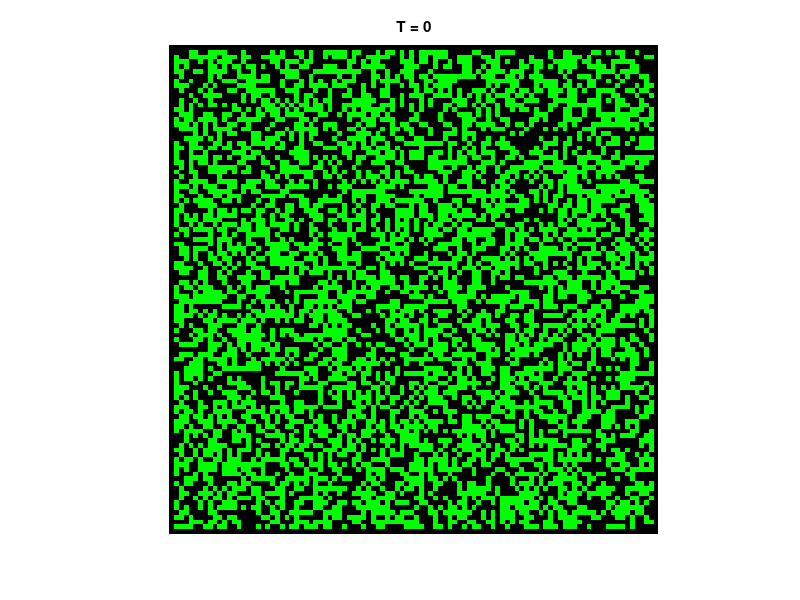

Source code (MATLAB): (Note: this script raises an error after producing the figure.)
% 元胞自动机 
% 森林火灾模型规则:
% (1) 正在燃烧的树变成空格位;
% (2) 如果绿树格位的最近邻居中有一个树在燃烧, 则它依概率 q 变成正在燃烧的树;
% (3) 在空格位, 树以概率 p 生长;
% (4) 在最近的邻居中没有正在燃烧的树的情况下树在每一时步以概率 f (闪电) 变为正在燃烧的树.
% 参考文献: 祝玉学, 赵学龙译, <<物理系统的元胞自动机模拟>>, P23
% S == 2 燃烧
% S == 1 绿树
% S == 0 已燃
clear, clc, close all;
figure;
p = 0.00001;
q = 0.7;
f = 0.005;
M = 100;	% 森林边长
rng('default');
rng('shuffle');
S = randi([0, 1], M);	% 随机初始化森林状态
Sk = zeros(M + 2);
Sk(2 : M + 1, 2 : M + 1) = S;	% 加边开始的森林初值 这是为了使边界上的元胞使用一样的判定规则
% 红色表示正在燃烧(S中等于2的位置) 
% 绿色表示绿树(S中等于1的位置) 
% 黑色表示空格位(S中等于0的位置)
C = zeros(M + 2, M + 2, 3);
R = zeros(M);
G = zeros(M);
R(S == 2) = 1;
G(S == 1) = 1;
C(2 : M + 1, 2 : M + 1, 1) = R;   %红色图层
C(2 : M + 1, 2 : M + 1, 2) = G;   %绿色图层
Ci = imshow(C, 'InitialMagnification', 'fit');
tp = title('T = 0');	% 时间记录
% 在循环前添加
videoObj = VideoWriter('forest_fire.avi'); 
videoObj.FrameRate = 10; % 设置帧率
open(videoObj);
for ti = 1 : 100
	%% (1)
	St = Sk;	% St表示t时刻的森林情况
	St(Sk == 2) = 0;

	%% (2)被燃烧
	Su = zeros(M + 2);
	Sf = Sk;	% Sf表示模拟着火的过程
	Sf(Sf < 1.5) = 0;	% 只留下着火点
	Sf = Sf / 2;	% 着火点变为1, 此处Sf只有着火和空格两种
	% 平移后八个方向叠加, 记录下Su周围八个点, 有多少个在燃烧
	Su(2 : M + 1, 2 : M + 1) = ( ...
		  Sf(1 : M, 1 : M)		   + Sf(1 : M, 2 : M + 1) ...
		+ Sf(1 : M, 3 : M + 2)	   + Sf(2 : M + 1, 1 : M) ...
		+ Sf(2 : M + 1, 3 : M + 2) + Sf(3 : M + 2, 1 : M) ...
		+ Sf(3 : M + 2, 2 : M + 1) + Sf(3 : M + 2, 3 : M + 2) ...
	) .* Sk(2 : M + 1, 2 : M + 1);
	d = find(Su > 0.5);
	d_len = length(d);
	r = rand(d_len, 1);
	Su(d) = round(2 * (r <= q) + (r > q));
	Su(Su < 0.5) = 1;
	St = St .* Su;	% Sf -> St着火, 空白, 树

	%% (3)长树
    % 将森林的空白处变为1, 其他地方为0
	Se = Sk(2 : M + 1, 2 : M + 1);
	Se(Se < 0.5) = 4;	% 空白地方赋值为4
	Se(Se < 3) = 0;	% 有树和着火赋值为0
	Se(Se > 3) = 1;	% 空白地方赋值为1
	% 长树, 更新t时刻的森林St
	St(2 : M + 1, 2 : M + 1) = St(2 : M + 1, 2 : M + 1) + Se .* (rand(M) < p);

	%% (4)周围没有燃烧的树，自然着火的树
	Ss = zeros(M + 2);
	Ss(Sk == 2) = 1;	% 讨论邻居的燃烧情况
	% 平移后八个方向叠加, 记录下Ss周围八个点, 有多少个树在燃烧
	Ss(2 : M + 1, 2 : M + 1) = ...
		  Ss(1 : M, 1 : M)		   + Ss(1 : M, 2 : M + 1) ...
		+ Ss(1 : M, 3 : M + 2)	   + Ss(2 : M + 1, 1 : M) ...
		+ Ss(2 : M + 1, 3 : M + 2) + Ss(3 : M + 2, 1 : M) ...
		+ Ss(3 : M + 2, 2 : M + 1) + Ss(3 : M + 2, 3 : M + 2);
	Ss(Ss > 0.5) = 1;
	Ss(Ss < 0.5) = 0;
	d = find(Ss == 0 & Sk == 1); %周围没有燃烧的树（Ss == 0)，目前还绿着（Sk == 1)
	d_len = length(d);
	r = rand(d_len, 1);
	St(d) = round(2 * (r <= f) + (r > f)); %以一定概率自燃

	%% 更新t时刻的森林St
	Sk = St;
	R = zeros(M + 2);
	G = zeros(M + 2);
	R(Sk == 2) = 1;
	G(Sk == 1) = 1;
	C(:, :, 1) = R;
	C(:, :, 2) = G;
	set(Ci, 'CData', C);
	set(tp, 'string', ['T = ', num2str(ti)]);
	pause(0.01);
    % 在循环内添加（放在set(tp...)之后）
    frame = getframe(gcf);
    writeVideo(videoObj, frame);
end
% % 在循环结束后添加
close(videoObj); #源文件疑似此处注释掉导致无法保存视频
